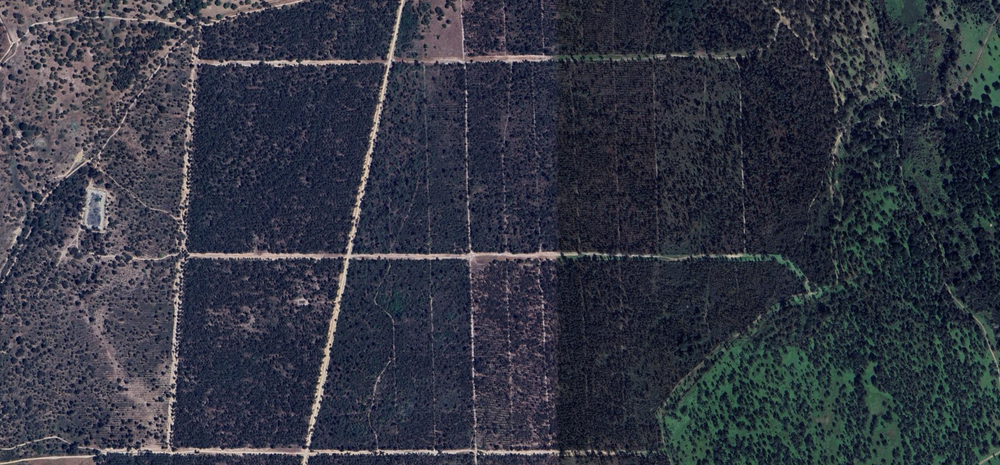
#> input picture test_images/Captura de pantalla 2025-04-09 125858.png, 1000 x 465 px, shrunk from 1579 x 735 before the run; its folder holds only this picture in this run
$ python main.py
#> lines starting #> are read from the running program, lines starting #| are printed output that depends on the picture; after the words box and inside, x2 and y2 are one past the last pixel; in counts of white or black regions, pixels touching at a corner belong together
import os
import cv2
import numpy as np

# Get the absolute path of the script's directory
BASE_DIR = os.path.dirname(os.path.abspath(__file__))

def adaptive_preprocessing(image):
    """
    Receives a grayscale image and applies:
     - Gamma Correction if the mean is out of a specific range.
     - Histogram equalization if the standard deviation is low.
    Returns the preprocessed image.
    """
    gray = image.copy()
    mean_val = np.mean(gray)
    std_val = np.std(gray)

    # 1) Gamma Correction if the image is too dark or too bright
    #   For example:
    #   - if mean < 60, increase gamma
    #   - if mean > 190, decrease gamma
    gamma = 1.0
    if mean_val < 60:
        gamma = 1.5
    elif mean_val > 190:
        gamma = 0.7

    # Apply Gamma Correction if it's different from 1.0
    if abs(gamma - 1.0) > 0.01:
        gray_float = gray.astype(np.float32) / 255.0
        gray_corrected = cv2.pow(gray_float, gamma)
        gray = (gray_corrected * 255).astype(np.uint8)

    # 2) If the standard deviation is very low (low contrast), equalize the histogram
    if std_val < 30:
        gray = cv2.equalizeHist(gray)

    return gray

def adaptive_threshold(gray):
    """
    Applies a dynamic thresholding method.
    - If std > 30, use Otsu.
    - If std <= 30, use adaptive thresholding.
    - Verify the percentage of white pixels.
      If it is too high/low, fallback to the other method.
    Returns the binary image and the method used ("otsu" or "adapt").
    """
    std_val = np.std(gray)

    def ratio_of_white(binary_img):
        white_pixels = np.count_nonzero(binary_img)
        total_pixels = binary_img.size
        return white_pixels / total_pixels

    if std_val > 30:
        # Try Otsu's method
        _, bin_otsu = cv2.threshold(gray, 0, 255, cv2.THRESH_BINARY + cv2.THRESH_OTSU)
        ratio_otsu = ratio_of_white(bin_otsu)
        # If the white pixel ratio is in a reasonable range (e.g., 1% - 70%), use Otsu
        if 0.01 < ratio_otsu < 0.70:
            return bin_otsu, "otsu"
        else:
            # fallback to adaptive thresholding
            bin_adapt = cv2.adaptiveThreshold(gray, 255, cv2.ADAPTIVE_THRESH_GAUSSIAN_C,
                                              cv2.THRESH_BINARY, 11, 2)
            return bin_adapt, "adapt_fallback"
    else:
        # Try adaptive thresholding
        bin_adapt = cv2.adaptiveThreshold(gray, 255, cv2.ADAPTIVE_THRESH_GAUSSIAN_C,
                                          cv2.THRESH_BINARY, 11, 2)
        ratio_adapt = ratio_of_white(bin_adapt)
        if 0.01 < ratio_adapt < 0.70:
            return bin_adapt, "adapt"
        else:
            # fallback to Otsu's method
            _, bin_otsu = cv2.threshold(gray, 0, 255, cv2.THRESH_BINARY + cv2.THRESH_OTSU)
            return bin_otsu, "otsu_fallback"

def process_image(image_path):
    img = cv2.imread(image_path)
#> img is the input picture: shape (465, 1000, 3); mean B, G, R 67.3, 55.4, 51.6
    if img is None:
        print(f"Could not load image: {image_path}")
        return

    base_name = os.path.basename(image_path)
    name_no_ext, _ = os.path.splitext(base_name)
    output_dir = os.path.join(BASE_DIR, "results", name_no_ext)
    os.makedirs(output_dir, exist_ok=True)

    # Save original image
    cv2.imwrite(os.path.join(output_dir, "original.jpg"), img)

    # 1. Convert to HSV and normalize the H channel
    hsv = cv2.cvtColor(img, cv2.COLOR_BGR2HSV)
#> hsv: shape (465, 1000, 3); mean H, S, V 112.4, 83.7, 69
    h_channel = hsv[:, :, 0]
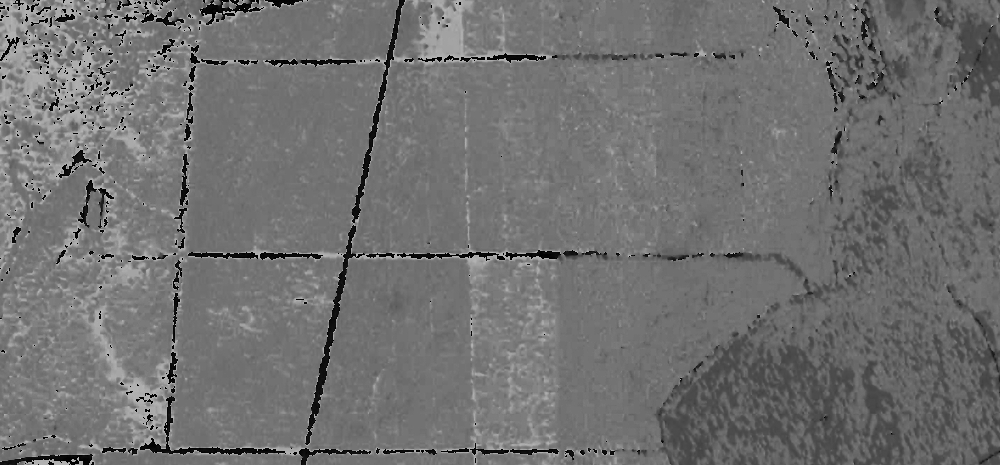
#> h_channel: shape (465, 1000); min 0, max 179, mean 112.4
    norm_h = cv2.normalize(h_channel, None, 0, 255, cv2.NORM_MINMAX)
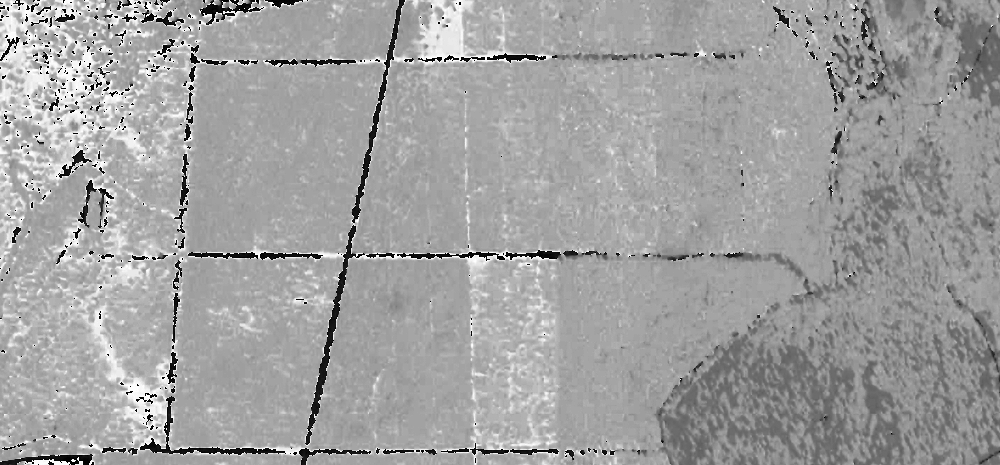
#> norm_h: shape (465, 1000); min 0, max 255, mean 160.1
    cv2.imwrite(os.path.join(output_dir, "canal_h_norm.jpg"), norm_h)

    # 2. Gaussian smoothing
    gauss = cv2.GaussianBlur(norm_h, (5, 5), 0)
    cv2.imwrite(os.path.join(output_dir, "gauss.jpg"), gauss)

    # 3. Adaptive preprocessing (gamma correction, optional equalization)
    preproc = adaptive_preprocessing(gauss)
#> in adaptive_preprocessing, `mean_val = np.mean(gray)`: mean_val = 160.1
#> in adaptive_preprocessing, `std_val = np.std(gray)`: std_val = 27.77
#> in adaptive_preprocessing, `gray = cv2.equalizeHist(gray)`:
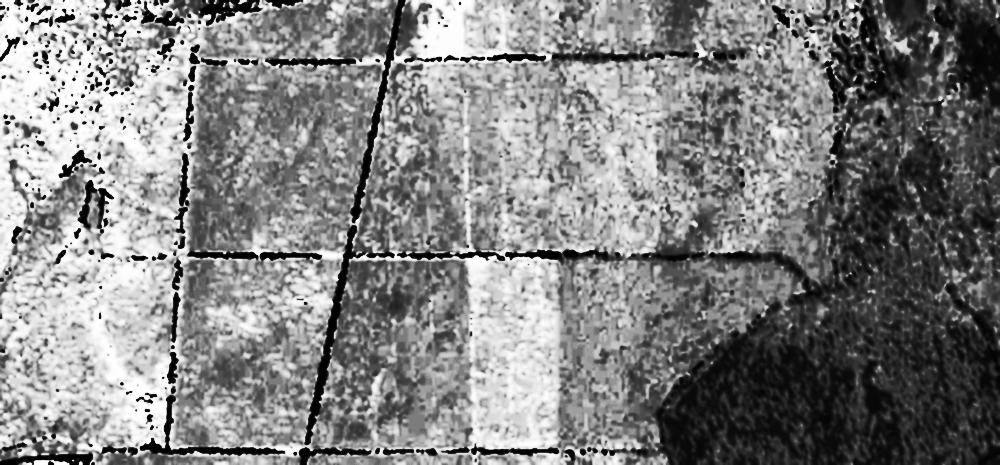
#> gray: shape (465, 1000); min 0, max 255, mean 130.2
    cv2.imwrite(os.path.join(output_dir, "preproc.jpg"), preproc)

    # 4. Dynamic thresholding
    bin_img, method_used = adaptive_threshold(preproc)
#> in adaptive_threshold, `std_val = np.std(gray)`: std_val = 73.72
#> in adaptive_threshold, `_, bin_otsu = cv2.threshold(gray, 0, 255, cv2.THRESH_BINARY + cv2.THRE..`:
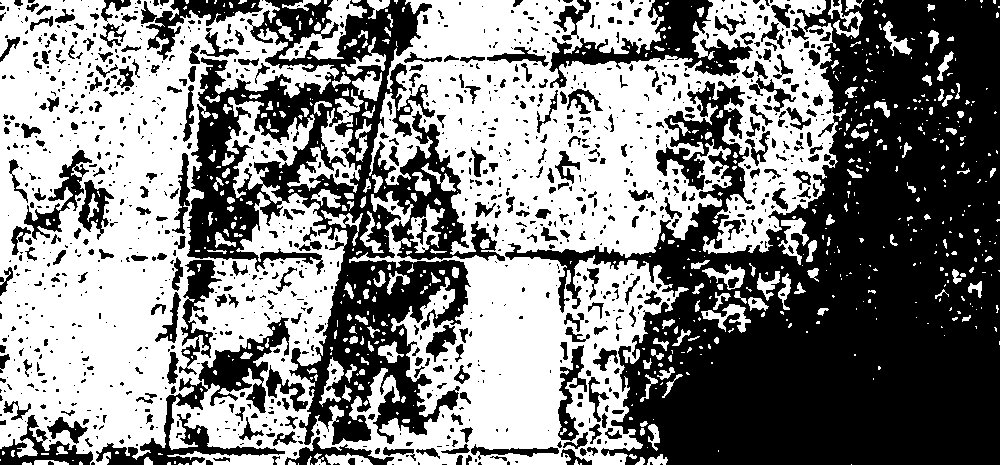
#> bin_otsu: shape (465, 1000); 51.5% white; 1246 black regions (871 under 20 px), largest, box (x1, y1, x2, y2) and area: (505, 0, 1000, 465) 122770, (187, 0, 505, 445) 48436, (96, 317, 290, 465) 6212
#> in ratio_of_white, `white_pixels = np.count_nonzero(binary_img)`: white_pixels = 239249
#> in adaptive_threshold, `ratio_otsu = ratio_of_white(bin_otsu)`: ratio_otsu = 0.515
#> method_used = 'otsu'
    cv2.imwrite(os.path.join(output_dir, f"bin_{method_used}.jpg"), bin_img)

    # 5. Morphological operations
    # Adjust kernel according to the image resolution
    kernel = np.ones((5, 5), np.uint8)
    closed = cv2.morphologyEx(bin_img, cv2.MORPH_CLOSE, kernel)
#> closed: shape (465, 1000); 60.7% white; 348 black regions (5 under 20 px), largest, box (x1, y1, x2, y2) and area: (620, 0, 1000, 465) 111190, (307, 226, 468, 434) 12221, (189, 59, 261, 259) 6580
    opened = cv2.morphologyEx(closed, cv2.MORPH_OPEN, kernel)
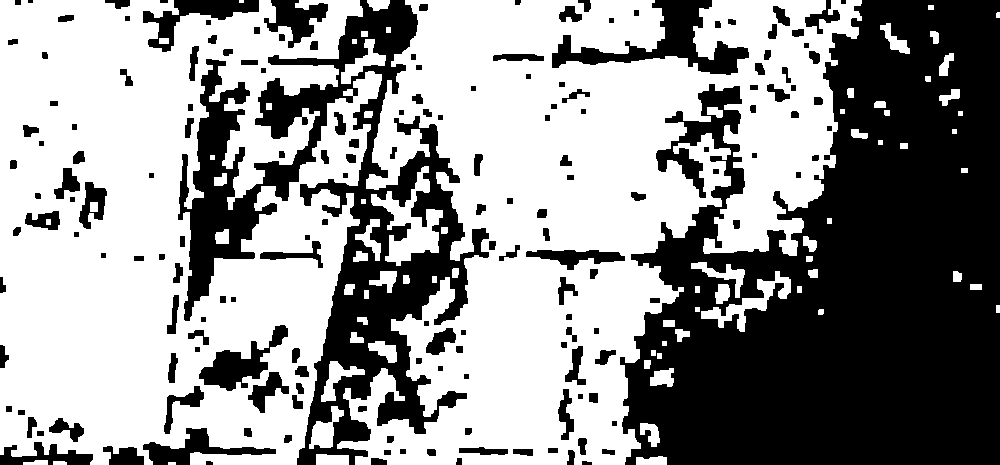
#> opened: shape (465, 1000); 58.3% white; 172 black regions (1 under 20 px)
    cv2.imwrite(os.path.join(output_dir, "morph.jpg"), opened)

    # 6. Contour extraction
    contours, _ = cv2.findContours(opened, cv2.RETR_TREE, cv2.CHAIN_APPROX_SIMPLE)
#> contours = 229 contours, 12 with area under 20; largest, box (x1, y1, x2, y2) and area: (337, 0, 862, 465) 137440, (0, 0, 382, 465) 132590, (371, 166, 443, 266) 2426, (198, 324, 289, 392) 2266, (701, 271, 791, 332) 1205
    h, w = opened.shape[:2]
#> h = 465; w = 1000
    total_area = float(h * w)
#> total_area = 465000

    # Define min_area as a % of the total area; adjust this factor as needed
    min_area_factor = 0.00005
    min_area = total_area * min_area_factor
#> min_area = 23.25

    # Filter contours
    filtered_contours = [cnt for cnt in contours if cv2.contourArea(cnt) > min_area]
#> filtered_contours = 210 contours; largest, box (x1, y1, x2, y2) and area: (337, 0, 862, 465) 137440, (0, 0, 382, 465) 132590, (371, 166, 443, 266) 2426, (198, 324, 289, 392) 2266, (701, 271, 791, 332) 1205

    # 7. Visualization
    # Convert the preprocessed image to BGR to draw contours
    preproc_bgr = cv2.cvtColor(preproc, cv2.COLOR_GRAY2BGR)
    drawing_contours = preproc_bgr.copy()
    cv2.drawContours(drawing_contours, filtered_contours, -1, (0, 255, 0), 2)
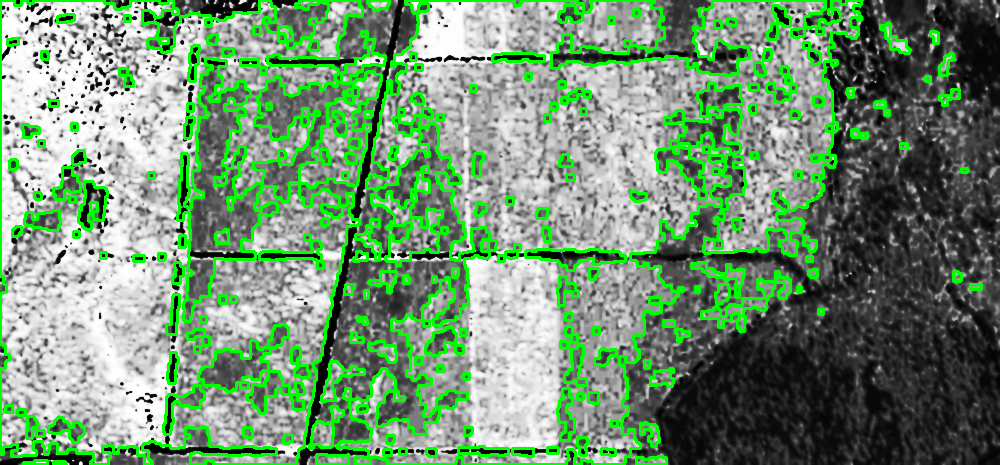
#> drawing_contours: shape (465, 1000, 3); mean B, G, R 111.1, 147.1, 111.1
    cv2.imwrite(os.path.join(output_dir, "contours_detected.jpg"), drawing_contours)

    # (Optional) Analyze each contour and draw minimum area rectangles
    results = []
    analysis_img = preproc_bgr.copy()
    for i, cnt in enumerate(filtered_contours):
        area = cv2.contourArea(cnt)
        perimeter = cv2.arcLength(cnt, True)
        circ = 4.0 * np.pi * area / (perimeter**2) if perimeter != 0 else 0
        rect = cv2.minAreaRect(cnt)
        box = cv2.boxPoints(rect).astype(np.int32)
        center, (rw, rh), angle = rect

        results.append({
            'id': i,
            'area': area,
            'perimeter': perimeter,
            'circularity': circ,
            'center': center,
            'width': rw,
            'height': rh,
            'aspect_ratio': max(rw, rh) / (min(rw, rh) + 1e-9),
            'angle': angle
        })

        cv2.drawContours(analysis_img, [box], 0, (0, 0, 255), 2)
        cv2.putText(analysis_img, f"#{i}", (int(center[0]), int(center[1])),
                    cv2.FONT_HERSHEY_SIMPLEX, 0.5, (255, 0, 0), 2)
#> this loop made 210 passes
#> (area, perimeter, circ, box, center, rw, rh, angle) on passes 1 to 3: (37.5, 31.41, 0.478, [[66, 464], [53, 464], [53, 461], [66, 461]], (59.5, 462.5), 3, 13, -90), (74, 54.83, 0.309, [[47, 464], [23, 464], [23, 460], [47, 460]], (35, 462), 4, 24, -90), (203, 76.49, 0.436, [[666, 464], [636, 464], [636, 456], [666, 456]], (651, 460), 8, 30, -90)
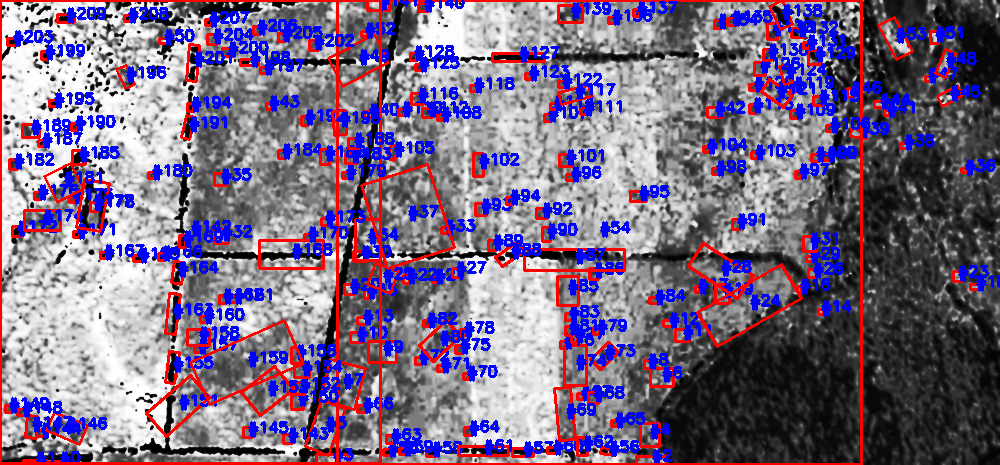
#> analysis_img: shape (465, 1000, 3); mean B, G, R 135.5, 104.6, 121.7
#> after the loop, results = 210 items

    cv2.imwrite(os.path.join(output_dir, "contours_analysis.jpg"), analysis_img)
    print(f"[OK] Processed: {image_path} (Method = {method_used}). "
          f"Detected {len(filtered_contours)} significant contours.")
#| [OK] Processed: test_images/Captura de pantalla 2025-04-09 125858.png (Method = otsu). Detected 210 significant contours.

def main():
    input_dir = os.path.join(BASE_DIR, "test_images")
    if not os.path.exists(input_dir):
        print("Input folder does not exist:", input_dir)
        return

    for file in os.listdir(input_dir):
        if file.lower().endswith((".png", ".jpg", ".jpeg", ".bmp", ".tiff")):
            path_img = os.path.join(input_dir, file)
            process_image(path_img)

if __name__ == "__main__":
    main()

$ run again, on test_images/imagensat1.png
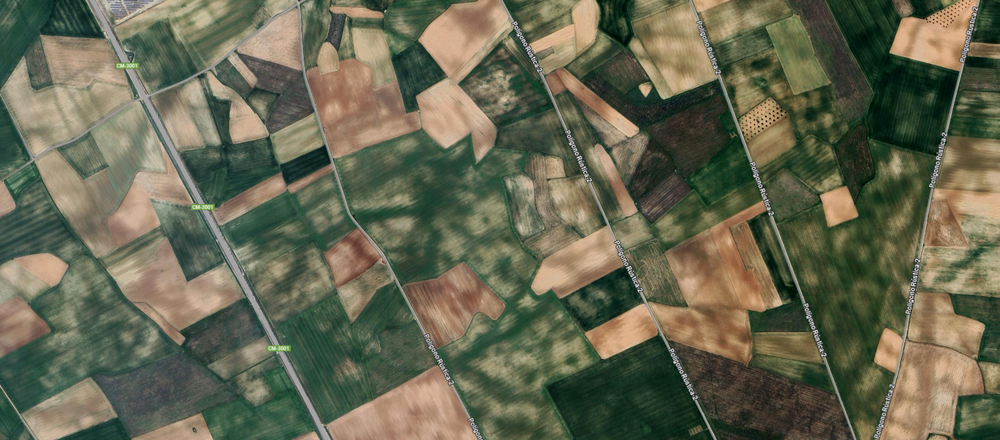
#> input picture test_images/imagensat1.png, 1000 x 440 px, shrunk from 1801 x 792 before the run
#> in process_image, img is the input picture: shape (440, 1000, 3); mean B, G, R 81.1, 103.5, 102.5
#> hsv: shape (440, 1000, 3); mean H, S, V 40.7, 82.4, 112.3
#> mean_val = 58.31
#> in adaptive_preprocessing, `std_val = np.std(gray)`: std_val = 32.61
#> in adaptive_threshold, `std_val = np.std(gray)`: std_val = 24.25
#> in adaptive_threshold, `bin_adapt = cv2.adaptiveThreshold(gray, 255, cv2.ADAPTIVE_THRESH_GAUSS..`:
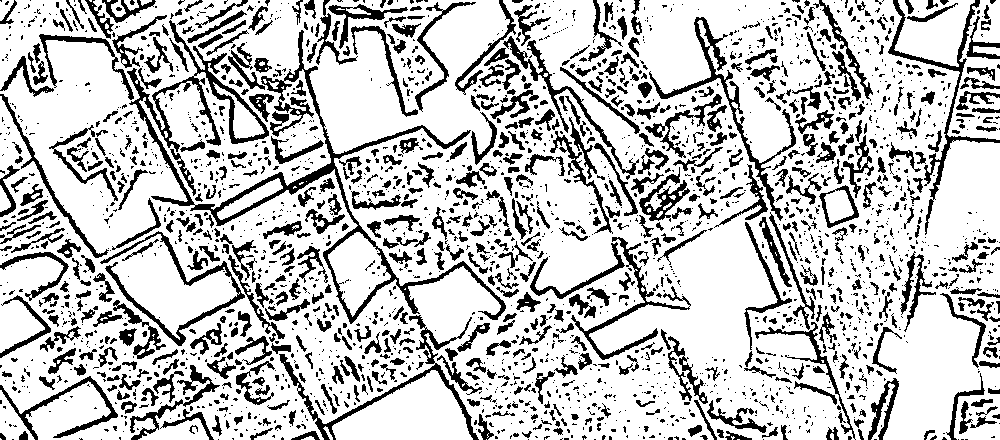
#> bin_adapt: shape (440, 1000); 76.5% white; 2456 black regions (1713 under 20 px), largest, box (x1, y1, x2, y2) and area: (127, 20, 506, 324) 8756, (649, 17, 796, 221) 2137, (279, 315, 479, 440) 2014
#> white_pixels = 336407
#> ratio_adapt = 0.765
#> bin_otsu: shape (440, 1000); 36.4% white; 206 white regions (123 under 20 px), largest, box (x1, y1, x2, y2) and area: (0, 0, 643, 440) 77663, (779, 0, 1000, 227) 17821, (540, 334, 782, 440) 12839
#> method_used = 'otsu_fallback'
#> closed: shape (440, 1000); 38.1% white; 129 white regions (70 under 20 px), largest, box (x1, y1, x2, y2) and area: (0, 0, 643, 440) 90589, (779, 0, 1000, 227) 18842, (580, 0, 859, 426) 17828
#> opened: shape (440, 1000); 36.7% white; 89 white regions (1 under 20 px)
#> contours = 121 contours, 8 with area under 20; largest, box (x1, y1, x2, y2) and area: (0, 0, 559, 440) 87828, (783, 0, 989, 224) 15895, (541, 336, 782, 440) 12759, (582, 0, 776, 244) 11308, (234, 215, 429, 323) 9992
#> filtered_contours = 112 contours; largest, box (x1, y1, x2, y2) and area: (0, 0, 559, 440) 87828, (783, 0, 989, 224) 15895, (541, 336, 782, 440) 12759, (582, 0, 776, 244) 11308, (234, 215, 429, 323) 9992
#> drawing_contours: shape (440, 1000, 3); mean B, G, R 25.3, 57.8, 25.3
#> the loop in process_image, `for i, cnt in enumerate(filtered_contours):` made 112 passes
#> (area, perimeter, circ, box, center, rw, rh, angle) on passes 1 to 4: (28.5, 21.41, 0.781, [[878, 439], [873, 439], [873, 433], [878, 433]], (875.5, 436), 6, 5, -90), (94.5, 39.07, 0.778, [[543, 439], [531, 439], [531, 430], [543, 430]], (537, 434.5), 9, 12, -90), (167.5, 65.56, 0.49, [[521, 432], [494, 426], [496, 417], [523, 423]], (508.7, 424.8), 9.22, 27.26, -78.69), (630, 151.8, 0.344, [[999, 439], [954, 439], [954, 413], [999, 413]], (976.5, 426), 26, 45, -90)
#> after the loop in process_image, `for i, cnt in enumerate(filtered_contours):`:
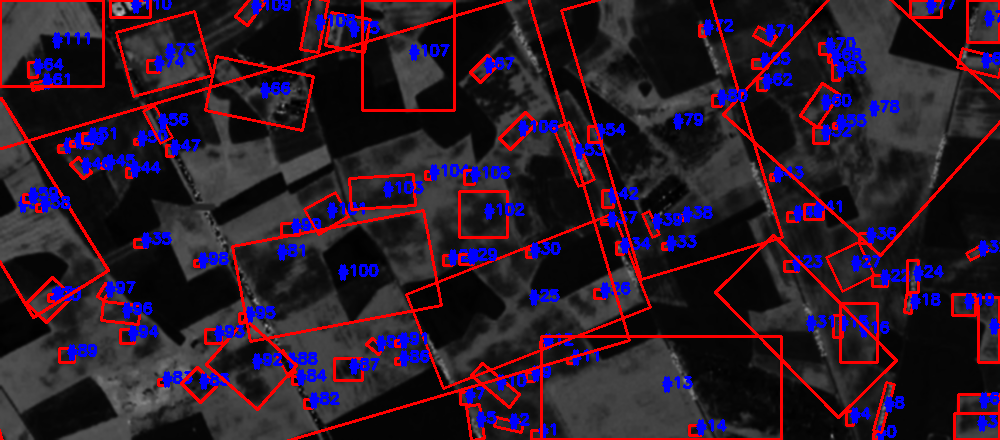
#> analysis_img: shape (440, 1000, 3); mean B, G, R 42.1, 26.3, 46.1
#> after the loop in process_image, `for i, cnt in enumerate(filtered_contours):`: results = 112 items
#| [OK] Processed: test_images/imagensat1.png (Method = otsu_fallback). Detected 112 significant contours.
